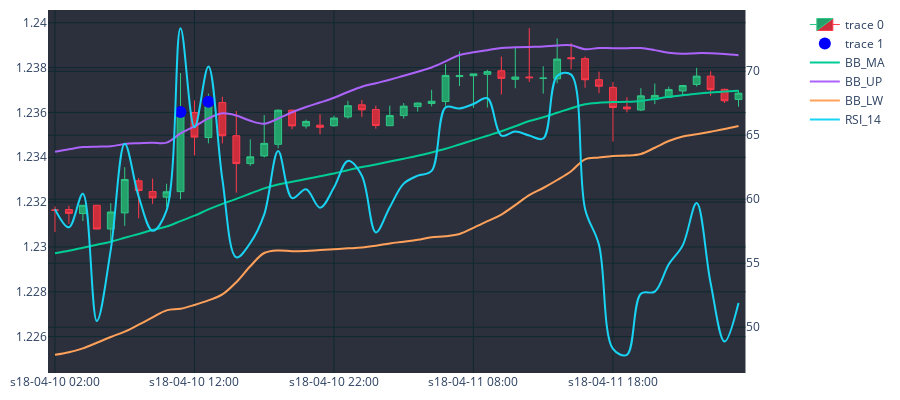
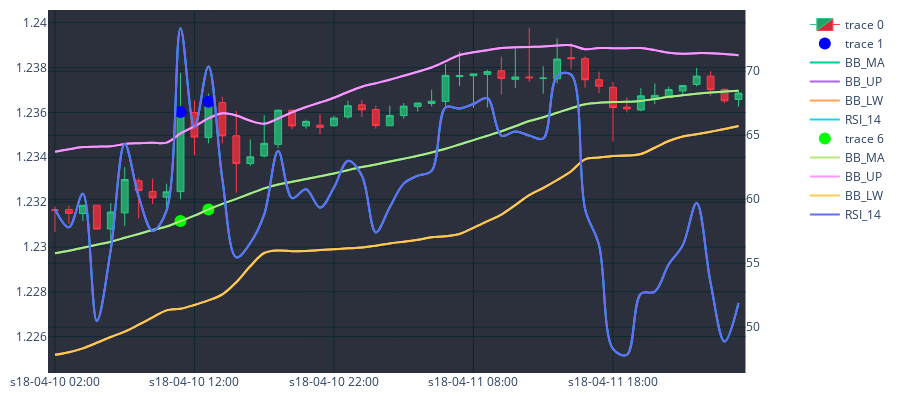
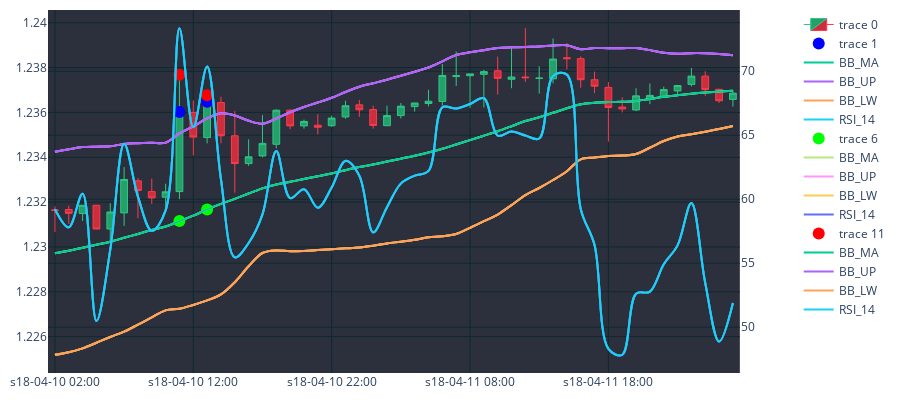

The cell these charts' notebook holds for them, in order:
### Code cell
df_plot=df_slim.iloc[0:50]
cp=CandlePlot(df_plot, candles=True)

trades=cp.df_plot[df_plot.SIGNAL != NONE]
markers=['mid_c','TAKE_PROFIT',"STOP_LOSS"]
marker_colors=["#0000FF","#00FF00","#ff0000"]
for i in range(3):
    cp.fig.add_trace(go.Scatter(
        x=trades.sTime,
        y=trades[markers[i]],
        mode='markers',
        marker=dict(color=marker_colors[i],size=12)
        
    ))
    cp.show_plot(line_traces=["BB_MA","BB_UP","BB_LW"],sec_traces=["RSI_14"])
